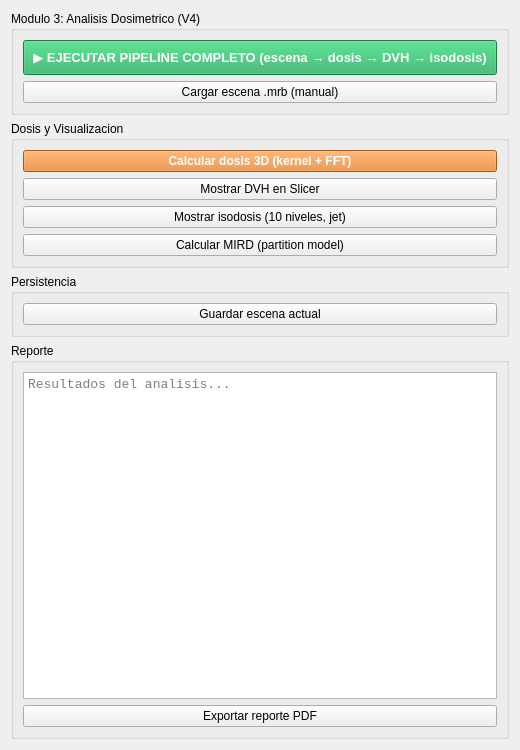
<?xml version="1.0" encoding="UTF-8"?>
<ui version="4.0">
 <class>SlicerDosimMod3</class>
 <widget class="qMRMLWidget" name="SlicerDosimMod3">
  <property name="geometry">
   <rect>
    <x>0</x>
    <y>0</y>
    <width>520</width>
    <height>750</height>
   </rect>
  </property>
  <layout class="QVBoxLayout" name="mainLayout">
   <item>
    <widget class="QGroupBox" name="groupPipeline">
     <property name="title">
      <string>Modulo 3: Analisis Dosimetrico (V4)</string>
     </property>
     <layout class="QVBoxLayout" name="pipelineLayout">
      <item>
       <widget class="QPushButton" name="btnRun">
        <property name="text">
         <string>▶ EJECUTAR PIPELINE COMPLETO (escena → dosis → DVH → isodosis)</string>
        </property>
        <property name="styleSheet">
         <string>font-weight: bold; font-size: 13px; background-color: #27ae60; color: white; padding: 8px;</string>
        </property>
       </widget>
      </item>
      <item>
       <widget class="QPushButton" name="btnCargarEscena">
        <property name="text">
         <string>Cargar escena .mrb (manual)</string>
        </property>
       </widget>
      </item>
     </layout>
    </widget>
   </item>
   <item>
    <widget class="QGroupBox" name="groupDosis">
     <property name="title">
      <string>Dosis y Visualizacion</string>
     </property>
     <layout class="QVBoxLayout" name="dosisLayout">
      <item>
       <widget class="QPushButton" name="btnCalcularDosis">
        <property name="text">
         <string>Calcular dosis 3D (kernel + FFT)</string>
        </property>
        <property name="styleSheet">
         <string>font-weight: bold; background-color: #e67e22; color: white;</string>
        </property>
       </widget>
      </item>
      <item>
       <widget class="QPushButton" name="btnCalcularDVH">
        <property name="text">
         <string>Mostrar DVH en Slicer</string>
        </property>
       </widget>
      </item>
      <item>
       <widget class="QPushButton" name="btnVisualizarDosis">
        <property name="text">
         <string>Mostrar isodosis (10 niveles, jet)</string>
        </property>
       </widget>
      </item>
      <item>
       <widget class="QPushButton" name="btnCalcularMIRD">
        <property name="text">
         <string>Calcular MIRD (partition model)</string>
        </property>
       </widget>
      </item>
     </layout>
    </widget>
   </item>
   <item>
    <widget class="QGroupBox" name="groupEscena">
     <property name="title">
      <string>Persistencia</string>
     </property>
     <layout class="QVBoxLayout" name="escenaLayout">
      <item>
       <widget class="QPushButton" name="btnGuardarEscena">
        <property name="text">
         <string>Guardar escena actual</string>
        </property>
       </widget>
      </item>
     </layout>
    </widget>
   </item>
   <item>
    <widget class="QGroupBox" name="groupReporte">
     <property name="title">
      <string>Reporte</string>
     </property>
     <layout class="QVBoxLayout" name="reportLayout">
      <item>
       <widget class="QTextEdit" name="txtReporte">
        <property name="readOnly">
         <bool>true</bool>
        </property>
        <property name="placeholderText">
         <string>Resultados del analisis...</string>
        </property>
        <property name="styleSheet">
         <string>font-family: Consolas, monospace; font-size: 10pt;</string>
        </property>
       </widget>
      </item>
      <item>
       <widget class="QPushButton" name="btnExportarReporte">
        <property name="text">
         <string>Exportar reporte PDF</string>
        </property>
       </widget>
      </item>
     </layout>
    </widget>
   </item>
  </layout>
 </widget>
 <customwidgets>
  <customwidget>
   <class>qMRMLWidget</class>
   <extends>QWidget</extends>
   <header>qMRMLWidget.h</header>
  </customwidget>
 </customwidgets>
 <resources/>
 <connections/>
</ui>
